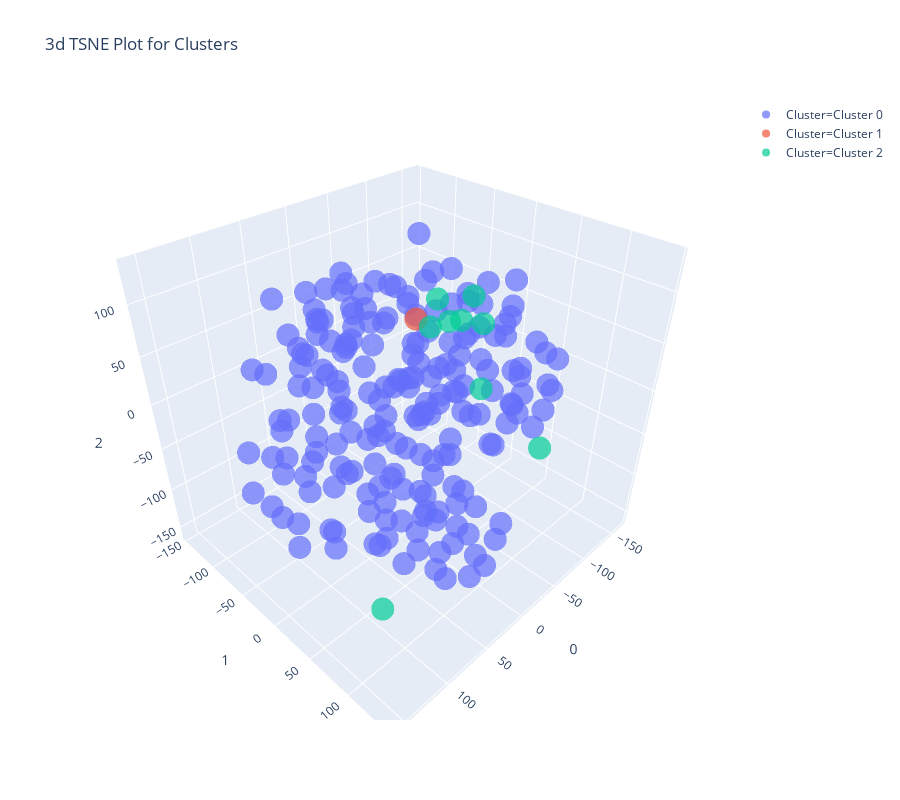

The notebook cell this image was saved under:
### Code cell
plot_model(kmeans, plot = 'tsne')

### Figure 1 — Plotly figure (JSON) as saved in the notebook; plotly's stock layout.template omitted (floating-point values rounded to 4 significant figures; data arrays with more than 128 entries replaced by an {"elided": "..."} marker saying what was removed)
{"data": [{"customdata": {"elided": "198x1 str values"}, "hoverlabel": {"namelength": 0}, "hovertemplate": "Cluster=Cluster 0<br>0=%{x}<br>1=%{y}<br>2=%{z}<br>Feature=%{customdata[0]}", "legendgroup": "Cluster=Cluster 0", "marker": {"color": "#636efa", "opacity": 0.7, "symbol": "circle"}, "mode": "markers", "name": "Cluster=Cluster 0", "scene": "scene", "showlegend": true, "type": "scatter3d", "x": {"elided": "198 float values"}, "y": {"elided": "198 float values"}, "z": {"elided": "198 float values"}}, {"customdata": [[null]], "hoverlabel": {"namelength": 0}, "hovertemplate": "Cluster=Cluster 1<br>0=%{x}<br>1=%{y}<br>2=%{z}<br>Feature=%{customdata[0]}", "legendgroup": "Cluster=Cluster 1", "marker": {"color": "#EF553B", "opacity": 0.7, "symbol": "circle"}, "mode": "markers", "name": "Cluster=Cluster 1", "scene": "scene", "showlegend": true, "type": "scatter3d", "x": [-127.7], "y": [-111.7], "z": [-8.242]}, {"customdata": [[null], [null], [null], [null], [null], [null], [null], [null], [null]], "hoverlabel": {"namelength": 0}, "hovertemplate": "Cluster=Cluster 2<br>0=%{x}<br>1=%{y}<br>2=%{z}<br>Feature=%{customdata[0]}", "legendgroup": "Cluster=Cluster 2", "marker": {"color": "#00cc96", "opacity": 0.7, "symbol": "circle"}, "mode": "markers", "name": "Cluster=Cluster 2", "scene": "scene", "showlegend": true, "type": "scatter3d", "x": [-117.3, -148.3, 89.21, -5.534, -134.1, -160.1, -161.8, -135.6, -141.0], "y": [-80.22, -81.08, 60.17, 142.8, -51.79, -58.45, -44.6, -87.79, -25.53], "z": [-1.734, -7.19, -157.2, 21.83, 10.49, 27.14, -1.256, 21.74, -65.52]}], "layout": {"height": 800, "legend": {"tracegroupgap": 0}, "scene": {"domain": {"x": [0, 1], "y": [0, 1]}, "xaxis": {"title": {"text": "0"}}, "yaxis": {"title": {"text": "1"}}, "zaxis": {"title": {"text": "2"}}}, "title": {"text": "3d TSNE Plot for Clusters"}, "width": 900}}
